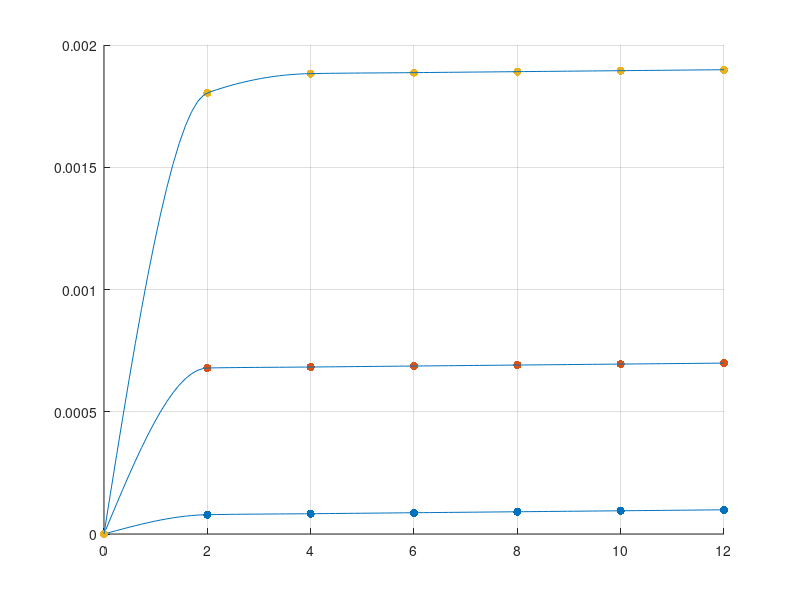

Recreate this plot in MATLAB.
Uzv1 = 4;
Uzv3 = 6;
Usv1 = 0;
Usv7 = 12;
U0 = 3.5;
g22 = 2e-6;
betta = 0.3e-3;

Uzv = linspace(Uzv1, Uzv3, 3);
Usv = linspace(Usv1,Usv7, 7);
UsvLong = linspace(Usv1,Usv7);

fh = figure();
handler = axes(fh);
I = zeros(size(Usv, 2), size(Usv, 2));
for i = 1:size(Uzv, 2)
    for j = 1:size(Usv, 2)
        if (Uzv(i) <= U0)
            I(i, j) = g22 .* Usv(j);
        elseif (Usv(j) < (Uzv(i) - U0))
            I(i, j) = betta .* (2 .* (Uzv(i) - U0) - Usv(j)) .* Usv(j) + g22 .* Usv(j);
        else
        I(i, j) = betta .* (Uzv(i) - U0) .* (Uzv(i) - U0) + g22 .* Usv(j);
        end
    end
    y = interp1(Usv, I(i, 1:size(Usv, 2)), UsvLong, 'cubic');
    scatter(Usv, I(i, 1:size(Usv, 2)), 'filled', 'parent', handler);
    hold on
    grid on
    line(UsvLong, y, 'parent', handler);
end
